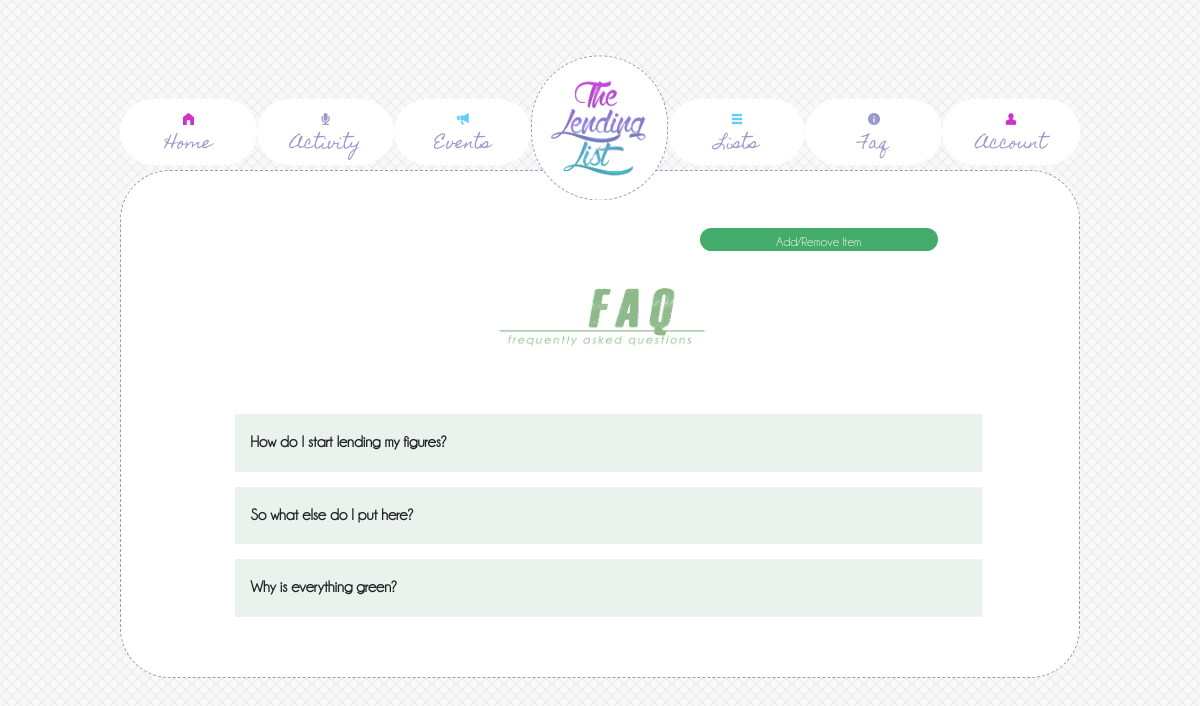
/faq.php (signed in), run on the app's committed database.
### tables this page shows
CREATE TABLE IF NOT EXISTS `faq` (
  `id` int(2) NOT NULL AUTO_INCREMENT,
  `title` varchar(255) NOT NULL,
  `answer` text NOT NULL,
  PRIMARY KEY (`id`)
);

### faq.php (the view, shortened to what this page needs)
<?php
  include('header.php');
  $sql = "SELECT * FROM faq";
  $result  = mysql_query($sql);
?>
<!DOCTYPE html>
<html class="no-js" lang="en" >
<head>
</head>
<body>
   <?php
    if ($_SESSION["username"]):
    ?>
  <section id="body-content">
        <section id="body-desktop">
            <section id="home-content">
              <div id="news">
                <div class="news-admin">
                  <div class="options">
                    <?php if ($_SESSION["admin"] == 1): ?>
                     <a href="#" data-reveal-id="modNewsMod" class="modNews options-alone absolute"><span> Add/Remove Item </span></a>
                    <?php endif;?>
                  </div>
                </div>
                  <div class="events-header">
                        <img src="assets/img/faq.png" alt="news">
                  </div>
                    <div class="news-carousel">
                      <ul class="accordion" data-accordion>
                        <?php
                          $i = 1;
                          while ($row = mysql_fetch_assoc($result)):
                        ?>
                        <li class="accordion-navigation">
                          <a href="#panel<?php echo $i;?>a"><b><?php echo $row['title'];?></b></a>
                        </li>
                        <?php $i++ ?>
                        <?php endwhile; ?>
                      </ul>
                    </div>
            </div>
            </section>
        </section>
    </section>
  <?php
        else :
            header('Location: index.php');
        endif;
    ?>
</body>
</html>

### assets/css/custom.css (style rules this page uses)
#header-content, #body-content, #body-desktop, #body-mobile, #topbar-mobile, #topbar-desktop, .form-row, .row-events { background: #FFF; min-width: 800px !important }
body { background: url(../img/subtlenet2_@2X.png) !important; }
#body-desktop { position: absolute; min-width: 800px !important left: 0; top: 170px; width: 100%; height: auto; background: #666 !important; }
#home-content { position: absolute !important; left: 50% !important; transform: translateX(-50%) !important; width: 80%; min-width: 650px !important; background: #FFF !important; border-radius: 50px; border: dashed #99C !important; border-width: 1px !important; padding-bottom: 5%; }
.news-carousel { position: relative; width: 80% !important; min-width: 650px; margin-top: 5% !important; float: left; left: 50%; transform: translateX(-50%); overflow: hidden !important; }
.modNews span, .arContent span, .arHLContent span, .modNewsHL span { color: #FFF; font-family: ChampagneLimousines; font-size: 80% !important; }
.news-admin { position: relative; width: 100%; min-width: 650px !important; z-index: 1; }
.events-header img { position: relative; margin-top: 2%; left: 50%; transform: translateX(-50%); width: 30%; border-radius: 1000px; }
.accordion-navigation { margin-top: 2% !important; }
.accordion .accordion-navigation > a, .accordion dd > a { font-family: ChampagneLimousines !important; background: #EAF2ED !important; }
#news { margin-top: 5%; }
.news-admin a { position: relative !important; border-radius: 1000px; background: #43AC6A; width: 50%; text-align: center; }
.news-admin div { position: relative; float: left; margin-top: 1%; }
.options { width: 40%; }
.modNews span { padding: 5% 3% !important; }
.options-alone { position: relative; transform: translateX(50%); }
.options-alone span { padding: 5% 20% !important; }
.modNews { margin: 0% 1%; }

### data on the page
faq: title "How do I start lending my figures?"
faq: title "So what else do I put here?"
faq: title "Why is everything green?"
